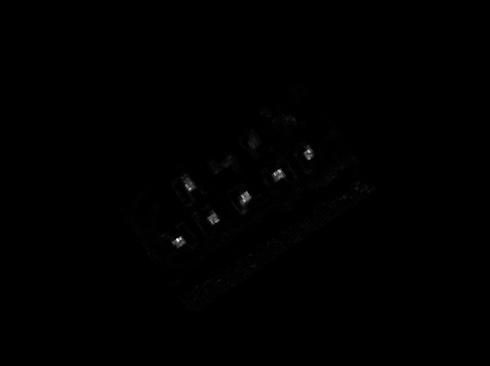
#> input picture light_analysis/amplification/heatmap_temp/rot_test.jpg, 490 x 366 px, given in place of b0_1000mson_1000msoff_N15_buff15_rep15_croppedrgba_ycrcb.png, which was not available
$ python simple_ook_decode.py
#> lines starting #> are read from the running program, lines starting #| are printed output that depends on the picture; after the words box and inside, x2 and y2 are one past the last pixel; in counts of white or black regions, pixels touching at a corner belong together; pictures that were not available may be replaced by others from this repository, and a replacement may not be noted
import cv2
import numpy as np
import matplotlib.pyplot as plt
import scipy
from flash_gt import gen_blink_list, gen_blink_list_from_log,  find_led_blink_start
from datetime import datetime
import scipy.stats as stats
from boundary_tests.modwt import modwt, modwtmra
import pandas as pd
import itertools
import collections


# [23 lines left out: function loadVideo, not called in this run]


def get_block_center(block_num, corner_markers, N, block_dim, buffer_space, max_blocks_W):
    block_row = int(block_num / max_blocks_W)
    block_col = int(block_num % max_blocks_W)

    block_pix_row_start = int(block_row * N * block_dim)
    block_pix_row_end = int((block_row + 1) * N * block_dim)
    block_pix_col_start = int(block_col * N * block_dim)
    block_pix_col_end = int((block_col + 1) * N * block_dim)

    if corner_markers:
        block_pix_row_start += N + buffer_space * block_row
        block_pix_row_end += N + buffer_space * block_row
        block_pix_col_start += N + buffer_space * block_col
        block_pix_col_end += N + buffer_space * block_col
    else:
        block_pix_row_start += buffer_space * block_row
        block_pix_row_end += buffer_space * block_row
        block_pix_col_start += buffer_space * block_col
        block_pix_col_end += buffer_space * block_col

    block_center_coords = np.array([block_pix_col_start + ((N*block_dim)/2), block_pix_row_start + ((N*block_dim)/2)])
    return block_center_coords


def detect_pilot_cells(heatmap):
    """
    Detect all possible pilot cells in heatmap
    Also return the brightest pilot cell (i.e., 'most trustworthy' indicator of blinking)
    """
    #threshold
    blur = cv2.GaussianBlur(heatmap,(5,5),0)
    otsu_ret, th = cv2.threshold(blur,0,255,cv2.THRESH_BINARY+cv2.THRESH_OTSU)
    # cv2.imshow('Thresh results', th)
    # cv2.waitKey(0)

    kernel = np.ones((5, 5), np.uint8) #must use odd kernel to avoid shifting
    th = cv2.dilate(th, kernel, iterations=3)
    th = cv2.erode(th, kernel, iterations=3)

    cv2.imshow('Dilate + Eroded', th)
    cv2.waitKey(0)

    #detect squares/recetangles
    contours,hierarchy = cv2.findContours(th, 1, 2)
    contour_area_zscrore_thresh = 1

    contour_centers = []
    contour_areas = []
    contour_bboxes = []
    vis_img = cv2.cvtColor(heatmap, cv2.COLOR_GRAY2BGR)
    for cnt in contours:
        x1,y1 = cnt[0][0]
        approx__vertices = cv2.approxPolyDP(cnt, 0.01*cv2.arcLength(cnt, True), True)
        x, y, w, h = cv2.boundingRect(cnt)
        contour_bboxes.append([x, y, w, h])
        contour_center = (int(x+(w/2)), int(y+(h/2)))
        contour_area = w*h
        contour_areas.append(contour_area)
        contour_centers.append(contour_center)

        vis_img = cv2.drawContours(vis_img, [cnt], -1, (0,255,0), 1)
        vis_img = cv2.rectangle(vis_img, (x, y), (x+w, y+h), (0, 0, 255), 1)
        vis_img = cv2.circle(vis_img, contour_center, 2 , (0, 0, 255), -1)
        # vis_img = cv2.putText(vis_img, "%.1f" % contour_mean_brightness, (x, y),cv2.FONT_HERSHEY_SIMPLEX, 0.2, (255, 255, 255), 1, cv2.LINE_AA)

    cv2.imshow("Unfiltered countour detections", vis_img)
    cv2.waitKey(0)

    contour_centers = np.array(contour_centers)
    contour_areas = np.array(contour_areas)
    contour_bboxes = np.array(contour_bboxes)
    zs = np.abs(stats.zscore(contour_areas))

    # [6 lines of commented-out code are left out]
    contour_min_area = np.quantile(contour_areas, .25)
    max_contour_brightness = float('-inf')
    brightest_contour = None
    for i, cnt in enumerate(contours):
        x1,y1 = cnt[0][0]
        if contour_areas[i] < contour_min_area:
            continue
        mask = np.zeros(heatmap.shape, np.uint8)
        cv2.drawContours(mask, cnt, -1, 255, -1)
        contour_mean_brightness = cv2.mean(heatmap, mask=mask)[0]
        if contour_mean_brightness > max_contour_brightness:
            max_contour_brightness = contour_mean_brightness
            brightest_contour = cnt
        #vis_img = cv2.putText(vis_img, "%.1f" % contour_mean_brightness, (x1, y1),cv2.FONT_HERSHEY_SIMPLEX, 0.2, (255, 255, 255), 1, cv2.LINE_AA)
    # cv2.imshow("Contour brightnesses", vis_img)
    # cv2.waitKey(0)

    filtered_contour_centers = contour_centers[np.where(zs<contour_area_zscrore_thresh)[0]]
    filtered_contour_bboxes = contour_bboxes[np.where(zs<contour_area_zscrore_thresh)[0]]

    vis_img = cv2.cvtColor(heatmap, cv2.COLOR_GRAY2BGR)
    for bbox in filtered_contour_bboxes:
        cv2.rectangle(vis_img, (bbox[0], bbox[1]), (bbox[0]+bbox[2], bbox[1]+bbox[3]), (0, 0, 255), 1)
    cv2.imshow("Filtered countour bboxes", vis_img)
    cv2.waitKey(0)


    return filtered_contour_centers, brightest_contour, filtered_contour_bboxes

def generate_pilot_reference_centers(encoding_params, sorted_pilot_indices):
    W = 640 #DLP resolution
    H = 360

    #unpack encoding params
    N = encoding_params['N']
    buffer_space = encoding_params['buffer_space']
    block_dim = encoding_params['block_dim']
    corner_markers = encoding_params['corner_markers']
    max_blocks_H = encoding_params['max_blocks_H']
    max_blocks_W = encoding_params['max_blocks_W']

    if max_blocks_H == None:
        max_blocks_H = int((H - 2*N + buffer_space) / (N*block_dim + buffer_space))
    if max_blocks_W == None:
        max_blocks_W = int((W - 2*N + buffer_space) / (N*block_dim + buffer_space))


    reference_img = np.zeros((H, W)).astype(np.float32)
    reference_img = cv2.cvtColor(reference_img, cv2.COLOR_GRAY2BGR)
    reference_centers = []
    for i in sorted_pilot_indices:
        block_center = get_block_center(i, corner_markers, N, block_dim, buffer_space, max_blocks_W).astype(int).tolist()
        reference_centers.append(block_center)

        pilot_left = block_center[0] - int(N/2)
        pilot_right = block_center[0] + int(N/2)
        pilot_top = block_center[1] - int(N/2)
        pilot_bottom = block_center[1] + int(N/2)

        reference_img[pilot_top:pilot_bottom+1, pilot_left:pilot_right+1] = 255

        cv2.circle(reference_img, block_center, 2, (0, 0, 255), -1)
        cv2.putText(reference_img, str(i), block_center, cv2.FONT_HERSHEY_SIMPLEX, 0.5, (0, 0, 255), 1, cv2.LINE_AA)

    cv2.imshow('Reference pilot image', reference_img)
    cv2.waitKey(0)

    return reference_img, reference_centers

# [46 lines left out: functions shi_tomasi, sort_contour_bboxes, not called in this run]


def estimate_pilot_indices_and_corners(contour_centers, heatmap):
    """"


    """
    slope, rows= find_barcode_rows(contour_centers, heatmap, epsilon=.1)

    theta = np.degrees(np.arcsin(slope))
    M = cv2.getRotationMatrix2D((int(heatmap.shape[1]/2), int(heatmap.shape[0]/2)), theta, 1)
    M_inv =  cv2.getRotationMatrix2D((int(heatmap.shape[1]/2), int(heatmap.shape[0]/2)), -theta, 1)

    vis_heatmap = cv2.cvtColor(heatmap, cv2.COLOR_GRAY2BGR)
    vis_heatmap = cv2.warpAffine(src=vis_heatmap, M=M, dsize=(heatmap.shape[1], heatmap.shape[0]))
    rot_rows = []
    for line in rows:
        rot_line = []
        for c in line:
            c = list(c)
            c.append(1)
            cprime = np.array(c).T
            c_rot =  M@cprime
            c_rot = c_rot[:2].astype(int)
            cv2.circle(vis_heatmap, c_rot, 1, (0, 0, 255), -1)
            rot_line.append(c_rot.tolist())
        rot_rows.append(rot_line)

    cv2.imshow("Rows made horizontal", vis_heatmap)
    cv2.waitKey(0)

    #sort now horizontal rows top to bottom to identify row indices
    avg_ys = []
    for rot_line in rot_rows:
        ys = []
        for c in rot_line:
            ys.append(c[1])
        avg_y = np.mean(np.array(ys))
        avg_ys.append(avg_y)

    line_sorting_indices = np.argsort(np.array(avg_ys))
    sorted_rot_rows = [rot_rows[i] for i in line_sorting_indices]

    sorted_cols = find_barcode_columns(rot_rows)

    nums = {}
    for i in range(len(rot_rows)):
        rot_line = rot_rows[i]
        for j in range(len(rot_line)):
            p = rot_line[j]
            for r in range(len(sorted_rot_rows)):
                for c in range(len(sorted_cols)):
                    if p in sorted_rot_rows[r] and p in sorted_cols[c]:
                        nums[r*len(sorted_cols)+c] = rows[i][j]
                        break


    vis_heatmap = heatmap.copy()
    vis_heatmap = cv2.cvtColor(vis_heatmap, cv2.COLOR_GRAY2BGR)
    for key, value in nums.items():
        cv2.circle(vis_heatmap, value, 2, (0, 0, 255), -1)
        cv2.putText(vis_heatmap, str(key), value, cv2.FONT_HERSHEY_SIMPLEX, 0.5, (255, 255, 255), 1, cv2.LINE_AA)

    cv2.imshow("Inferred pilot nums", vis_heatmap)
    cv2.waitKey(0)

    pilot_indices = nums.keys()
    sorted_pilot_indices = sorted(pilot_indices)
    sorted_contour_centers = []
    for i in sorted_pilot_indices:
        sorted_contour_centers.append(nums[i])

    return sorted_pilot_indices, sorted_contour_centers


def find_barcode_columns(rows, epsilon=5):
    """
    Given a set of barcode pilot rows, group all points in those rows into columns, under potential
    perspective projection

    ASSUMPTION: There is at least one contour in every column
    """
    cols = []
    for row in rows:
        for p in row:
            added = False
            for i, col in enumerate(cols):
                if np.abs(p[0]-col[0][0]) < epsilon:
                    cols[i].append(p)
                    added=True
                    break
            if not added:
                cols.append([p])

    #sort cols from left to right
    avg_xs = []
    for col in cols:
        xs = []
        for c in col:
            xs.append(c[0])
        avg_x = np.mean(np.array(xs))
        avg_xs.append(avg_x)

    col_sorting_indices = np.argsort(np.array(avg_xs))
    sorted_cols = [cols[i] for i in col_sorting_indices]

    return sorted_cols


def find_barcode_rows(contour_centers, heatmap, epsilon=0.05):
    """
    Assuming the pilot cells form a rectangular grid with width larger than height,
    the rows of the barcode (under potential perspective projection) can be found
    by finding the minimum number of parallel rows that contain all contour centers
    (with some tolerance epsilon to account for the fact that the center detections are
    somewhat imperfect)

    This function achieves this task, using a greedy algorithm that finds the most popular
    slope between all pairs of centers.
    """

    pairs = list(itertools.combinations(contour_centers, 2))

    slopes = {}
    for pair in pairs:
        pair = [pair[0].tolist(), pair[1].tolist()]
        if pair[0][0] - pair[1][0] == 0:
            slope = float('inf')
        else:
            slope = (pair[0][1] - pair[1][1]) / (pair[0][0] - pair[1][0])
        added = False
        for key in slopes.keys():
            if np.abs(slope - key) < epsilon:
                slopes[key].append(pair)
                added = True
                break
        if not added:
            slopes[slope] = [pair]

    sorted(slopes, key=lambda k: len(slopes[k]), reverse=True)

    most_popular_slope = list(slopes.keys())[0]
    most_popular_slope_pairs = list(slopes[most_popular_slope])
    most_popular_slope_points = set() #use set to guarantee uniqueness
    for pair in most_popular_slope_pairs:
        most_popular_slope_points.add(tuple(pair[0])) #have to use tuple here so that it can go into set
        most_popular_slope_points.add(tuple(pair[1]))
    most_popular_slope_points = list(most_popular_slope_points)

    # arbitrarilry choose firt member of most_popular_slope_points to seed
    # and start creating separate parallel rows from it
    rows = [[contour_centers[0].tolist()]]
    for p in contour_centers[1:]:
        added = False
        for i, line in enumerate(rows):
            p0 = line[0]
            if p0[0] - p[0] == 0:
                slope = float('inf')
            else:
                slope = (p0[1] - p[1]) / (p0[0] - p[0])
            if np.abs(slope - most_popular_slope) < epsilon:
                rows[i].append(p.tolist())
                added = True
                break
        if not added:
            rows.append([p.tolist()])

    vis_heatmap = cv2.cvtColor(heatmap, cv2.COLOR_GRAY2BGR)
    colors = [(255, 0, 0), (0, 255, 0), (0, 0, 255), (255, 0, 255), (0, 255, 255), (0, 255, 255), (200, 0, 100), (255, 100, 140), (70, 100, 60), (200, 100, 50)]
    for l_num, line in enumerate(rows):
        if len(line) == 1:
            p1 = (line[0][0]-10, int(line[0][1] -  10*most_popular_slope))
            p2 = (line[0][0]+10, int(line[0][1] + 10*most_popular_slope))
            cv2.line(vis_heatmap, p1, p2, colors[l_num], 1)
            continue
        for i in range(0, len(line)):
            if i + 1 >= len(line):
                continue
            cv2.line(vis_heatmap, line[i], line[i+1], colors[l_num], 1)
    cv2.imshow('Detected barcode rows', vis_heatmap)
    cv2.waitKey(0)

    return most_popular_slope, rows


def get_homography_all_correspondences(encoding_params, contour_centers, heatmap):

    sorted_pilot_indices, sorted_contour_centers = estimate_pilot_indices_and_corners(contour_centers, heatmap)

    #generate reference image with only pilot cells (in white) from encoding params
    reference_img, reference_centers = generate_pilot_reference_centers(encoding_params, sorted_pilot_indices)


    # [13 lines of commented-out code are left out]

    sorted_contour_centers = np.array(sorted_contour_centers)
    reference_centers = np.array(reference_centers)
    H, status = cv2.findHomography(sorted_contour_centers, reference_centers)


    # Warp source image to destination based on homography to visualize success
    vis_heatmap = cv2.cvtColor(heatmap, cv2.COLOR_GRAY2BGR)
    for i in range(sorted_contour_centers.shape[0]):
        cv2.putText(vis_heatmap, str(i), sorted_contour_centers[i], cv2.FONT_HERSHEY_SIMPLEX, 0.5, (0,0, 255), 1, cv2.LINE_AA)
        #cv2.putText(reference_img, str(i), reference_centers[i]-4, cv2.FONT_HERSHEY_SIMPLEX, 1, (0,255, 0), 1, cv2.LINE_AA)
    img_out = cv2.warpPerspective(vis_heatmap, H, (640, 360))
    cv2.imshow("Src image", vis_heatmap)
    cv2.imshow("Dst image", reference_img)
    cv2.imshow("Result", img_out)
    cv2.waitKey(0)
    return H

# [299 lines left out: functions estimate_corner_pilots, get_homography_from_corners, denoise_pilot_signal, get_pilot_blink_times, nearest_on_off_windows, get_mean_cell_value and 1 more, not called in this run]

def decode_test(input_vid_path):
    #create heatmap
    #for now, just use a saved heatmap for testing
    heatmap = cv2.imread('boundary_tests/heatmap_chan2_r60_g0_b0_1000mson_1000msoff_N15_buff15_rep15_croppedrgba_ycrcb.png', cv2.IMREAD_GRAYSCALE) #for now
#> heatmap is the input picture: shape (366, 490); min 0, max 255, mean 0.5
    #heatmap = cv2.imread('boundary_tests/rot_test.jpg')
    #heatmap = cv2.cvtColor(heatmap, cv2.COLOR_BGR2GRAY)
    contour_centers, brightest_contour, contour_bboxes  = detect_pilot_cells(heatmap)
#> in detect_pilot_cells, `otsu_ret, th = cv2.threshold(blur,0,255,cv2.THRESH_BINARY+cv2.THRESH_O..`:
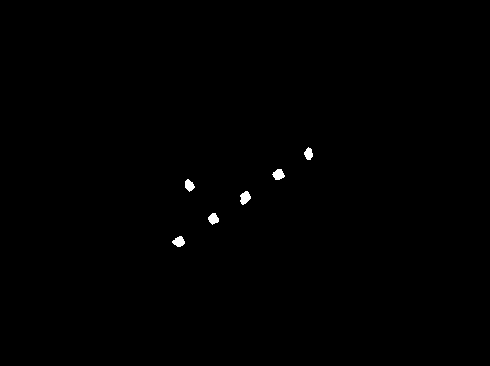
#> th: shape (366, 490); 0.31% white; 6 white regions, box (x1, y1, x2, y2) and area: (240, 191, 251, 205) 104, (272, 169, 285, 180) 98, (172, 236, 185, 247) 96, (208, 213, 219, 225) 89, (185, 179, 195, 192) 85, (304, 147, 313, 160) 81
#> in detect_pilot_cells, `otsu_ret, th = cv2.threshold(blur,0,255,cv2.THRESH_BINARY+cv2.THRESH_O..`: otsu_ret = 36
#> in detect_pilot_cells, `th = cv2.dilate(th, kernel, iterations=3)`:
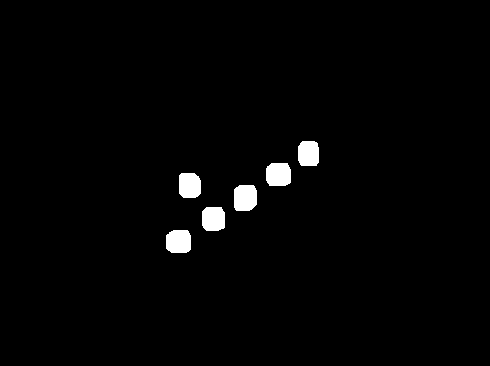
#> th: shape (366, 490); 1.7% white; 6 white regions, box (x1, y1, x2, y2) and area: (234, 185, 257, 211) 551, (266, 163, 291, 186) 530, (166, 230, 191, 253) 528, (202, 207, 225, 231) 509, (179, 173, 201, 198) 505, (298, 141, 319, 166) 489
#> in detect_pilot_cells, `contours,hierarchy = cv2.findContours(th, 1, 2)`: contours = 6 contours; box (x1, y1, x2, y2) and area: (240, 191, 251, 205) 90, (272, 169, 285, 180) 82, (172, 236, 185, 247) 80, (208, 213, 219, 225) 74, (185, 179, 195, 192) 70, (304, 147, 313, 160) 66
#> the loop in detect_pilot_cells, `for cnt in contours:` made 6 passes
#> (x1, y1, x, y, w, h, contour_center, contour_area) on passes 1 to 6: (179, 236, 172, 236, 13, 11, (178, 241), 143), (212, 213, 208, 213, 11, 12, (213, 219), 132), (245, 191, 240, 191, 11, 14, (245, 198), 154), (187, 179, 185, 179, 10, 13, (190, 185), 130), (277, 169, 272, 169, 13, 11, (278, 174), 143), (308, 147, 304, 147, 9, 13, (308, 153), 117)
#> after the loop in detect_pilot_cells, `for cnt in contours:`:
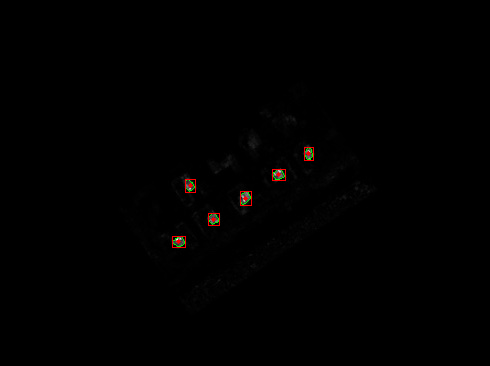
#> vis_img: shape (366, 490, 3); mean B, G, R 0.4, 0.6, 1
#> after the loop in detect_pilot_cells, `for cnt in contours:`: contour_areas = [143, 132, 154, 130, 143, 117]; contour_bboxes = [[172, 236, 13, 11], [208, 213, 11, 12], [240, 191, 11, 14], [185, 179, 10, 13], [272, 169, 13, 11], [304, 147, 9, 13]]; contour_centers = [(178, 241), (213, 219), (245, 198), (190, 185), (278, 174), (308, 153)]
#> in detect_pilot_cells, `contour_centers = np.array(contour_centers)`: contour_centers = [[178, 241], [213, 219], [245, 198], [190, 185], [278, 174], [308, 153]]
#> in detect_pilot_cells, `zs = np.abs(stats.zscore(contour_areas))`: zs = [0.551, 0.382, 1.48, 0.551, 0.551, 1.65]
#> in detect_pilot_cells, `contour_min_area = np.quantile(contour_areas, .25)`: contour_min_area = 130.5
#> the loop in detect_pilot_cells, `for i, cnt in enumerate(contours):` made 6 passes
#> (x1, y1, contour_mean_brightness, max_contour_brightness) on passes 1, 2, 5: (179, 236, 42.17, 42.17), (212, 213, 49.81, 49.81), (277, 169, 51, 51)
#> after the loop in detect_pilot_cells, `for i, cnt in enumerate(contours):`:
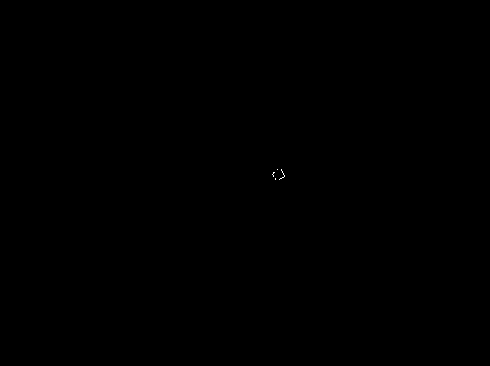
#> mask: shape (366, 490); 0.01% white in thin lines or dots, all inside (x1, y1, x2, y2) = (272, 169, 285, 180)
#> after the loop in detect_pilot_cells, `for i, cnt in enumerate(contours):`: brightest_contour = contour of 22 points, box (x1, y1, x2, y2) (272, 169, 285, 180), area 82; max_contour_brightness = 51
#> in detect_pilot_cells, `filtered_contour_centers = contour_centers[np.where(zs<contour_area_zs..`: filtered_contour_centers = [[178, 241], [213, 219], [190, 185], [278, 174]]
#> in detect_pilot_cells, `filtered_contour_bboxes = contour_bboxes[np.where(zs<contour_area_zscr..`: filtered_contour_bboxes = [[172, 236, 13, 11], [208, 213, 11, 12], [185, 179, 10, 13], [272, 169, 13, 11]]
#> the loop in detect_pilot_cells, `for bbox in filtered_contour_bboxes:` made 4 passes
#> after the loop in detect_pilot_cells, `for bbox in filtered_contour_bboxes:`:
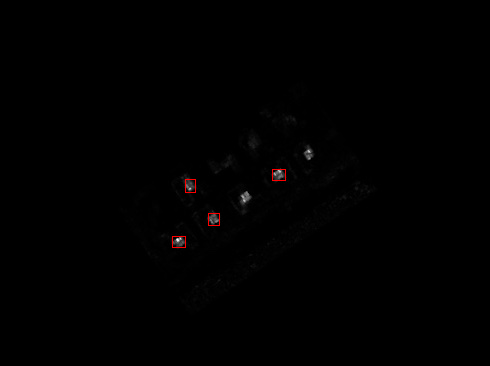
#> vis_img: shape (366, 490, 3); 0.1% of pixels changed, all inside (x1, y1, x2, y2) = (172, 169, 286, 248)
#> contour_centers = [[178, 241], [213, 219], [190, 185], [278, 174]]; contour_bboxes has the same summary as filtered_contour_bboxes in detect_pilot_cells

     #assumed simple encoding parameters, for now
    encoding_params = {
        'corner_markers' : True,
        'N':15,
        'buffer_space':15,
        'block_dim':3,
        'max_blocks_W':None,
        'max_blocks_H':None
    }


    H = get_homography_all_correspondences(encoding_params, contour_centers, heatmap)
#> in find_barcode_rows, `pairs = list(itertools.combinations(contour_centers, 2))`: pairs = [([178, 241], [213, 219]), ([178, 241], [190, 185]), ([178, 241], [278, 174]), ([213, 219], [190, 185]), ([213, 219], [278, 174]), ([190, 185], [278, 174])]
#> the loop in find_barcode_rows, `for pair in pairs:` made 6 passes
#> (pair, slope) on passes 1 to 6: ([[178, 241], [213, 219]], -0.629), ([[178, 241], [190, 185]], -4.67), ([[178, 241], [278, 174]], -0.67), ([[213, 219], [190, 185]], 1.48), ([[213, 219], [278, 174]], -0.692), ([[190, 185], [278, 174]], -0.125)
#> after the loop in find_barcode_rows, `for pair in pairs:`: slopes = 4 items
#> in find_barcode_rows, `most_popular_slope = list(slopes.keys())[0]`: most_popular_slope = -0.629
#> in find_barcode_rows, `most_popular_slope_pairs = list(slopes[most_popular_slope])`: most_popular_slope_pairs = [[[178, 241], [213, 219]], [[178, 241], [278, 174]], [[213, 219], [278, 174]]]
#> the loop in find_barcode_rows, `for pair in most_popular_slope_pairs:` made 3 passes
#> pair on passes 1 to 3: [[178, 241], [213, 219]], [[178, 241], [278, 174]], [[213, 219], [278, 174]]
#> after the loop in find_barcode_rows, `for pair in most_popular_slope_pairs:`: most_popular_slope_points = 3 items
#> in find_barcode_rows, `most_popular_slope_points = list(most_popular_slope_points)`: most_popular_slope_points = [(278, 174), (178, 241), (213, 219)]
#> in find_barcode_rows, `rows = [[contour_centers[0].tolist()]]`: rows = [[[178, 241]]]
#> the loop in find_barcode_rows, `for p in contour_centers[1:]:` made 3 passes
#> after the loop in find_barcode_rows, `for p in contour_centers[1:]:`: rows = [[[178, 241], [213, 219], [278, 174]], [[190, 185]]]
#> the loop in find_barcode_rows, `for l_num, line in enumerate(rows):` made 2 passes
#> (l_num, line, p1, p2) on pass 2: (1, [[190, 185]], (180, 191), (200, 178))
#> after the loop in find_barcode_rows, `for l_num, line in enumerate(rows):`:
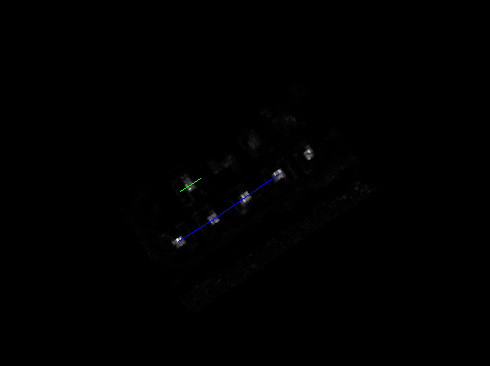
#> vis_heatmap: shape (366, 490, 3); 0.07% of pixels changed, all inside (x1, y1, x2, y2) = (178, 174, 279, 242)
#> in estimate_pilot_indices_and_corners, `slope, rows= find_barcode_rows(contour_centers, heatmap, epsilon=.1)`: slope = -0.629
#> in estimate_pilot_indices_and_corners, `theta = np.degrees(np.arcsin(slope))`: theta = -38.94
#> in estimate_pilot_indices_and_corners, `M = cv2.getRotationMatrix2D((int(heatmap.shape[1]/2), int(heatmap.shap..`: M = [[0.778, -0.629, 169.5], [0.629, 0.778, -113.3]]
#> in estimate_pilot_indices_and_corners, `M_inv =  cv2.getRotationMatrix2D((int(heatmap.shape[1]/2), int(heatmap..`: M_inv = [[0.778, 0.629, -60.58], [-0.629, 0.778, 194.7]]
#> the loop in estimate_pilot_indices_and_corners, `for line in rows:` made 2 passes
#> line on passes 1 to 2: [[178, 241], [213, 219], [278, 174]], [[190, 185]]
#> after the loop in estimate_pilot_indices_and_corners, `for line in rows:`:
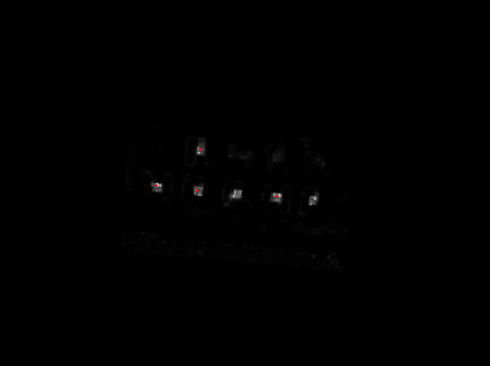
#> vis_heatmap: shape (366, 490, 3); mean B, G, R 0.5, 0.5, 0.6
#> after the loop in estimate_pilot_indices_and_corners, `for line in rows:`: c = [190, 185, 1]; rot_rows = [[[156, 185], [197, 190], [276, 196]], [[200, 149]]]
#> the loop in estimate_pilot_indices_and_corners, `for rot_line in rot_rows:` made 2 passes
#> (rot_line, avg_y) on passes 1 to 2: ([[156, 185], [197, 190], [276, 196]], 190.3), ([[200, 149]], 149)
#> (the rest of the program and of its run is left out)
